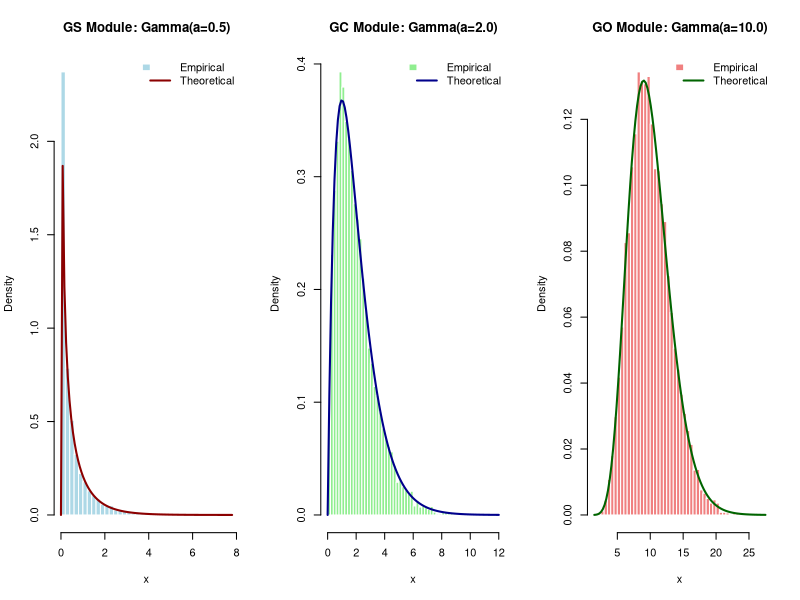

The R source for this figure:
## ---- chunk 1
knitr::opts_chunk$set(echo = TRUE)
## ---- chunk 2
# Master Function: Dynamically routes shape parameter 'a' to the correct mathematical algorithm
generate_gamma_complete <- function(n, a) {
  if (a <= 0) stop("Shape parameter 'a' must be strictly positive (> 0)")
  
  if (a <= 1) {
    # Handles infinite asymptote at zero
    return(generate_gamma_GS(n, a))
  } else if (a <= 2.53278) {
    # Handles parameters where GO polynomial bounds are invalid
    return(generate_gamma_GC(n, a))
  } else {
    # Highly optimized Normal-Exponential split for large parameters
    return(generate_gamma_GO(n, a))
  }
}
## ---- chunk 3
# Algorithm GS: Piecewise Envelope
generate_gamma_GS <- function(n, a) {
  samples <- numeric(n)
  
  # Step 1: Set b <- (e+a)/e [1]
  b <- (exp(1) + a) / exp(1) 
  
  for (i in 1:n) {
    accepted <- FALSE
    while (!accepted) {
      # Step 1: Generate u. Set p <- b * u [1]
      u <- runif(1)
      p <- b * u
      
      # Step 1: If p >= 1 go to 3. (Meaning if p <= 1, proceed to Step 2) [1]
      if (p <= 1) {
        
        # Step 2: (Case x <= 1). Set x <- p^(1/a). Generate u'. [1]
        x <- p^(1 / a)
        u_prime <- runif(1)
        
        # Step 2: If u' > e^(-x) go back to 1. Otherwise deliver x. [1]
        # (Evaluated on logarithmic scale to prevent floating-point precision loss)
        if (log(u_prime) <= -x) {
          samples[i] <- x
          accepted <- TRUE
        }
      } else {
        
        # Step 3: (Case x > 1). Set x <- -ln((b-p)/a). Generate u'. [1]
        x <- -log((b - p) / a)
        u_prime <- runif(1)
        
        # Step 3: If u' > x^(a-1) go back to 1. Otherwise deliver x. [1]
        # (Evaluated on logarithmic scale to prevent floating-point precision loss)
        if (log(u_prime) <= (a - 1) * log(x)) {
          samples[i] <- x
          accepted <- TRUE
        }
      }
    }
  }
  return(samples)
}
## ---- chunk 4
# Algorithm GC: Cauchy Envelope Method
generate_gamma_GC <- function(n, a) {
  samples <- numeric(n)
  
  # Step 1: Set b <- a-1, A <- 2a-1, and s <- sqrt(A) [1]
  b <- a - 1
  A <- 2 * a - 1
  s <- sqrt(A)
  
  for(i in 1:n) {
    accepted <- FALSE
    while(!accepted) {
      # Step 2: Generate u. Set t <- s * tan(pi * (u - 0.5)) and x <- b + t. [1]
      u <- runif(1)
      t <- s * tan(pi * (u - 0.5))
      x <- b + t
      
      # Step 3: If x < 0 go to 2. [1]
      if(x >= 0) {
        
        # Step 4: Generate u'. If u' > exp(b * ln(x/b) - t + ln(1 + t^2/A)) go to 2. [1]
        u2 <- runif(1)
        
        # Evaluated on a log scale to prevent exp() hardware overflow
        test_val <- b * log(x / b) - t + log(1 + (t^2 / A))
        
        if(log(u2) <= test_val) {
          # Step 4: Otherwise deliver x. [1]
          samples[i] <- x
          accepted <- TRUE
        }
      }
    }
  }
  return(samples)
}
## ---- chunk 5
# Algorithm GO: Modified Normal-Exponential Method with Squeeze Bounds
generate_gamma_GO <- function(n, a) {
  samples <- numeric(n)
  
  # Step 1: Set mu <- a-1, sigma <- sqrt(a + sqrt(8/3)*sqrt(a)), W <- sigma^2/mu, 
  # d <- sqrt(6)*sigma, and b <- mu+d [1]
  mu <- a - 1
  sigma <- sqrt(a + sqrt(8/3) * sqrt(a))
  W <- sigma^2 / mu
  d <- sqrt(6) * sigma
  b_bound <- mu + d
  beta_const <- 0.009572265238289
  
  for(i in 1:n) {
    accepted <- FALSE
    while(!accepted) {
      
      # Step 2: Generate u. If u <= 0.009572265238289 go to 8. [1]
      u1 <- runif(1)
      
      if(u1 <= beta_const) {
        # --- TAIL REGION (Exponential Envelope) ---
        
        # Step 8: Take a sample s from the standard exponential distribution and set x <- b(1+s/d). [1]
        s_exp <- rexp(1)
        x <- b_bound * (1 + s_exp / d)
        
        # Step 9: Generate u. If ln u > mu(2+ln(x/mu)-x/b) + 3.7203284924588 - b - ln(d/b) go to 2. [1]
        u2 <- runif(1)
        
        # Exact logarithmic expansion applied dynamically to bypass textual rounding errors
        log_f <- mu * log(x / mu) - x + mu
        log_h <- mu * log(b_bound / mu) - (1 - mu / b_bound) * x
        log_r <- log(beta_const / (1 - beta_const)) + 0.5 * log(2 * pi * sigma^2) + 
                 mu * log(mu / b_bound) + log(d / b_bound) + d
                 
        if(log(u2) <= log_f - (log_r + log_h)) {
          # Step 9: Otherwise deliver x. [1]
          samples[i] <- x
          accepted <- TRUE
        }
      } else {
        # --- CORE REGION (Normal Envelope) ---
        
        # Step 3: Take a sample s from the standard normal distribution and set x <- mu + sigma*s. [1]
        s_norm <- rnorm(1)
        x <- mu + sigma * s_norm
        
        # Step 3: If x < 0 or x > b go to 2. [1]
        if(x >= 0 && x <= b_bound) {
          
          # Step 4: Generate u and set S <- s^2/2. [1]
          u2 <- runif(1)
          S <- (s_norm^2) / 2
          
          # Lemma 3: Quick Acceptance Squeeze Bounds logic 
          # Step 4: If s >= 0 go to 6. [1]
          if (s_norm >= 0) {
            
            # Step 6: If u <= 1 - S(W-1) deliver x. [1]
            L <- 1 - S * (W - 1)
          } else {
            
            # Step 5: If u <= 1 - S((1-2s/V)W-1) deliver x. [1]
            # (Substituted with the explicit Lemma 3 polynomial from the text)
            L <- 1 - S * (W - 1) + (s_norm^3 / sqrt(a)) * W
          }
          
          if(u2 <= L) {
            samples[i] <- x
            accepted <- TRUE
          } else {
            # Step 7 (Full Evaluation): If ln u > mu(1+ln(x/mu)) - x + S go to 2, otherwise deliver x. [1]
            if(log(u2) <= mu * (1 + log(x / mu)) - x + S) {
              samples[i] <- x
              accepted <- TRUE
            }
          }
        }
      }
    }
  }
  return(samples)
}
## ---- chunk 6
# Generate 10,000 samples for each segment of the architecture
set.seed(42)
n_samples <- 10000

# Route through the master wrapper function
samples_GS <- generate_gamma_complete(n_samples, a = 0.5)
samples_GC <- generate_gamma_complete(n_samples, a = 2.0)
samples_GO <- generate_gamma_complete(n_samples, a = 10.0)

# Set up a 1x3 plotting grid to display the histograms side-by-side
par(mfrow=c(1, 3))

# ---------------------------------------------------------
# Plot 1: Algorithm GS (a = 0.5)
# ---------------------------------------------------------
hist(samples_GS, probability = TRUE, breaks = 50, col = "lightblue",
     main = "GS Module: Gamma(a=0.5)", xlab = "x", ylab = "Density", border = "white")
curve(dgamma(x, shape = 0.5, rate = 1), add = TRUE, col = "darkred", lwd = 2)
legend("topright", legend = c("Empirical", "Theoretical"),
       fill = c("lightblue", NA), border = c("white", NA),
       col = c(NA, "darkred"), lwd = c(NA, 2), bty = "n")

# ---------------------------------------------------------
# Plot 2: Algorithm GC (a = 2.0)
# ---------------------------------------------------------
hist(samples_GC, probability = TRUE, breaks = 50, col = "lightgreen",
     main = "GC Module: Gamma(a=2.0)", xlab = "x", ylab = "Density", border = "white")
curve(dgamma(x, shape = 2.0, rate = 1), add = TRUE, col = "darkblue", lwd = 2)
legend("topright", legend = c("Empirical", "Theoretical"),
       fill = c("lightgreen", NA), border = c("white", NA),
       col = c(NA, "darkblue"), lwd = c(NA, 2), bty = "n")

# ---------------------------------------------------------
# Plot 3: Algorithm GO (a = 10.0)
# ---------------------------------------------------------
hist(samples_GO, probability = TRUE, breaks = 50, col = "lightcoral",
     main = "GO Module: Gamma(a=10.0)", xlab = "x", ylab = "Density", border = "white")
curve(dgamma(x, shape = 10.0, rate = 1), add = TRUE, col = "darkgreen", lwd = 2)
legend("topright", legend = c("Empirical", "Theoretical"),
       fill = c("lightcoral", NA), border = c("white", NA),
       col = c(NA, "darkgreen"), lwd = c(NA, 2), bty = "n")

# Reset plotting window
par(mfrow=c(1, 1))
## ---- chunk 7
# The K-S test evaluates if the empirical sample distribution significantly deviates from the theoretical Gamma CDF.
# A p-value > 0.05 indicates we fail to reject the null hypothesis (meaning our samples successfully follow the target Gamma distribution).

cat("--- K-S Test Results ---\n")

# Test Algorithm GS (a = 0.5)
ks_GS <- ks.test(samples_GS, "pgamma", shape = 0.5, rate = 1)
cat("Algorithm GS (a=0.5) p-value:", ks_GS$p.value, "\n")

# Test Algorithm GC (a = 2.0)
ks_GC <- ks.test(samples_GC, "pgamma", shape = 2.0, rate = 1)
cat("Algorithm GC (a=2.0) p-value:", ks_GC$p.value, "\n")

# Test Algorithm GO (a = 10.0)
ks_GO <- ks.test(samples_GO, "pgamma", shape = 10.0, rate = 1)
cat("Algorithm GO (a=10.0) p-value:", ks_GO$p.value, "\n")
